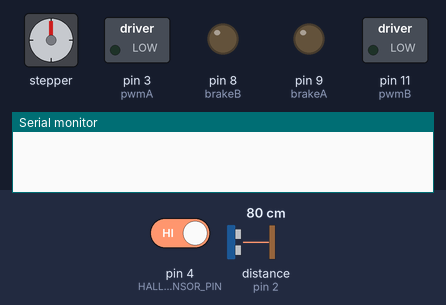
The sketch below on a simulated Arduino Uno, built with avr-gcc and run on an emulated ATmega328P. Shown: stepper motor, switched loads named in the sketch (green lamp = pin HIGH), output pins drawn as LEDs (lit = HIGH), the last lines printed to the serial monitor. The test bench sets the inputs (shaded band); at power-on: pin 4 (HALL_SENSOR_PIN) HIGH, distance to the obstacle (sensor on pin 2) 80 cm. The echo pulse lasts 58.3 µs per cm; random numbers use the default seed unless the sketch sets one; stepper angles assume 200 steps per turn.

Above: at 0.1 s.
At 6.2 s:
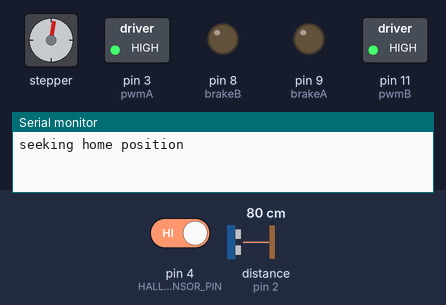
6.3 s: pin 4 (HALL_SENSOR_PIN) driven LOW
8.1 s: distance to the obstacle (sensor on pin 2) set to 2 cm
9.7 s: distance to the obstacle (sensor on pin 2) set to 250 cm
Timing chart, 0 to 12.7 s (numbered marks = the images above; inputs shaded):
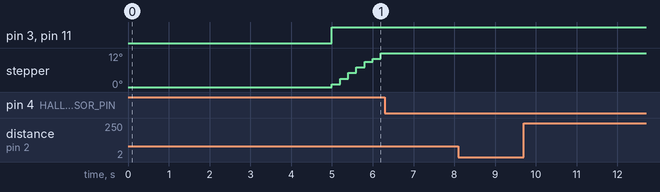

Measured:
- by itself, stepper: keeps turning clockwise at about 10°/s

The sketch:

PrincesRoad.ino
```cpp
#include <Stepper.h>
#include "Direction.h"

// SYSTEM CONFIGURATION: KEYFRAME MOTOR POSITIONS
int positions[] = {35,88,140,188,60,110,160,10};

// SYSTEM CONFIGURATION
const int N_STEPS = 200;								// number of motor steps to rotate 360 degrees  (ie if N_STEPS = 200, each step is 1.8 degrees)
const int HALF_N_STEPS = N_STEPS/2;
const int N_POSITIONS = sizeof(positions) / sizeof(int);
const int MOTION_DETECT_DELAY = 2000; 					// in miliseconds - to reduce double triggers
const int LOOP_DELAY = 200; 							// in miliseconds - this interacts with RANGE_SENSOR_READ_INTERVAL_MS to affect motion sensitivity
const int N_MOVEMENTS_TO_TRIGGER_MOTOR = 4; 			// somebody walking past is probably 2 movements (depending on the value of RANGE_SENSOR_READ_INTERVAL_MS)
const int RANGE_SENSOR_DIFFERENCE_THRESHOLD = 12;		// in inches
const int RANGE_SENSOR_READ_INTERVAL_MS = 1500;			// delay between attepts to detect motion
const int RANGE_SENSOR_MAX_RANGE = 85; 					// in inches. to calm sensor jitter, we ignore readings larger than this.
const int STEPPER_SPEED = 3; 							// motor speed (in rpm?)
const int STARTUP_DELAY_BEFORE_INIT_MOTOR = 5000; 		// in miliseconds

// ARDUINO PIN CONFIGURATION
const int pwmA = 3;
const int pwmB = 11;
const int brakeA = 9;
const int brakeB = 8;
const int dirA = 12;
const int dirB = 13;
const int HALL_SENSOR_PIN = 4;
const int RANGE_SENSOR_PIN = 2;

// STATE
unsigned long lastTriggerTime = 0;
unsigned long lastSensorReadTime = 0;
long lastSensorReadValue = 0;
int movementsCounted = 0;
int currentMotorStep = 0;
int toggleCounter = 0;
bool motorRequiresInit = false;
bool motorHomeIsSet = false;
bool firstTime = true;

// PROPERTIES
Stepper motor(N_STEPS, dirA, dirB);

///////////////////////////////////////////////////////////
#pragma mark arduino lifecycle

void setup() {
	Serial.begin(9600);
	lastTriggerTime = lastSensorReadTime = millis();
}

void loop() {
	/*
	// for motor testing only - comment out in production
	if (firstTime){
		delay(STARTUP_DELAY_BEFORE_INIT_MOTOR);
		initMotor();
		findHomePosition();
		firstTime = false;
	} else {
		currentMotorStep = currentMotorStep + 1;
		motor.step(2000);
		Serial.println(currentMotorStep);
		delay(1000000);
	} */

	if (motorHomeIsSet){
		if (movementDetected()){
			movementsCounted = movementsCounted + 1;
			Serial.print("Movements before trigger: ");
			Serial.println(N_MOVEMENTS_TO_TRIGGER_MOTOR - movementsCounted);
			if (movementsCounted >= N_MOVEMENTS_TO_TRIGGER_MOTOR){
				Serial.println("triggering motor");
				triggerMotor();
				movementsCounted = 0;
				lastSensorReadValue = 0;
				// TODO - maybe wait after motor triggered if feedback is that it's too active
			}
			delay(MOTION_DETECT_DELAY); // wait a couple for seconds before we look for further movement
		}
	} else {
		// motor home is not set - this is the first run
		if (firstTime){
			delay(STARTUP_DELAY_BEFORE_INIT_MOTOR);
			initMotor();
			findHomePosition();
			firstTime = false;
		}
		// if motor home isn't set AND it's not the first time, we probably have an error condition - so do nothing....
	}
	delay(LOOP_DELAY);
}


int getNewPosition(){
	return randomPosition(N_POSITIONS,positions);
}

///////////////////////////////////////////////////////////

#pragma mark range sensor
bool movementDetected(){
	bool movement = false;
	unsigned long timeNow = millis();
	if (timeNow > lastSensorReadTime + RANGE_SENSOR_READ_INTERVAL_MS){
		lastSensorReadTime = timeNow;
		long range = readRangeSensor();
		if (range >RANGE_SENSOR_MAX_RANGE) {
			// the range that's returned is erroneous so ignore it
			Serial.print("ignoring a bad range of: ");
			Serial.println(range);
		} else {
			if (lastSensorReadValue != 0){
				int difference = abs(lastSensorReadValue - range);
				/*
				Serial.print("range: ");
				Serial.print(range);
				Serial.print(" difference: ");
				Serial.print(range);
				Serial.print(" threshold: ");
				Serial.println(RANGE_SENSOR_DIFFERENCE_THRESHOLD);
				*/
				if ( difference > RANGE_SENSOR_DIFFERENCE_THRESHOLD){
					Serial.print("movement detected from ");
					Serial.print(lastSensorReadValue);
					Serial.print(" to ");
					Serial.println(range);
					movement = true;
				}
			}
			lastSensorReadValue = range;
		}
	}
	return movement;
}

long readRangeSensor(){
	Serial.print(".");
	long duration, inches;
	pinMode(RANGE_SENSOR_PIN, OUTPUT);
	digitalWrite(RANGE_SENSOR_PIN, LOW);
  	delayMicroseconds(2);
  	digitalWrite(RANGE_SENSOR_PIN, HIGH);
  	delayMicroseconds(5);
  	digitalWrite(RANGE_SENSOR_PIN, LOW);

  	pinMode(RANGE_SENSOR_PIN, INPUT);
  	duration = pulseIn(RANGE_SENSOR_PIN, HIGH);
  	inches = microsecondsToInches(duration);
	return inches;
}

long microsecondsToInches(long microseconds) {
  // According to Parallax's datasheet for the PING))), there are
  // 73.746 microseconds per inch (i.e. sound travels at 1130 feet per
  // second).  This gives the distance travelled by the ping, outbound
  // and return, so we divide by 2 to get the distance of the obstacle.
  // See: http://www.parallax.com/dl/docs/prod/acc/28015-PING-v1.3.pdf
  return microseconds / 74 / 2;
}

///////////////////////////////////////////////
#pragma mark motor

void testMotor(){
	if (motorRequiresInit) initMotor();
	Serial.println("motor will go 200");
	motor.step(200);
	delay(10000);
}

void triggerMotor(){
	Serial.println("motor triggered");
	int newStep = getNewPosition();
	int driveSteps = shortRoute(currentMotorStep,newStep);
	Serial.print("motor will go ");
	Serial.print(driveSteps);
	Serial.print(" from ");
	Serial.print(currentMotorStep);
	Serial.print(" to ");
	Serial.println(newStep);
	motor.step(driveSteps); // TODO: uncomment to drive!
	currentMotorStep = newStep; // strictly not true until the motor has finished, but should be covered by the delay between triggers
}

void initMotor(){
	motor.setSpeed(STEPPER_SPEED);

	// init pins
	pinMode(pwmA, OUTPUT);
	pinMode(pwmB, OUTPUT);
	pinMode(brakeA, OUTPUT);
	pinMode(brakeB, OUTPUT);

	// pwm on
	 digitalWrite(pwmA, HIGH);
	 digitalWrite(pwmB, HIGH);

	// brakes off
	digitalWrite(brakeA, LOW);
	digitalWrite(brakeB, LOW);
	motorRequiresInit = true;
}

bool hallSensorAtHome(){
	int hallState = digitalRead(HALL_SENSOR_PIN);
	return (hallState == LOW);
}

void findHomePosition(){
	pinMode(HALL_SENSOR_PIN, INPUT);
	Serial.println("seeking home position");
	int steps_tried = 0;
	while(1){
		if (hallSensorAtHome()) break;
		motor.step(1);
		steps_tried ++;
		if (steps_tried > (N_STEPS*2)){
			Serial.println("tried to find home for 2 full revolutions. giving up. power cycle to try again :(");
			while (1){
				; // infinite loop of sadness
			}
		}
		delay(100);
	}
	Serial.println("found home");
	currentMotorStep = 0;
	motorHomeIsSet = true;
}

///////////////////////////////////////////////
#pragma mark direction

Direction randomDirection(){
	return (random(2) ? CLOCKWISE : ANTICLOCKWISE);
}
int shortRoute(int start, int end){
	int shortdelta = (end - start) % N_STEPS;
	if (shortdelta != shortdelta % HALF_N_STEPS) {
		shortdelta = (shortdelta < 0) ? shortdelta + N_STEPS : shortdelta - N_STEPS;
	}
	return shortdelta;
}
int longRoute(int start, int end){
	int shortdelta = shortRoute(start,end);
	int longdelta = (shortdelta < 0) ? shortdelta + N_STEPS : shortdelta - N_STEPS;
	return longdelta;
}
bool isInChosenDirection(int start, int end, Direction direction){
	int route = shortRoute(start,end);
	if (direction == CLOCKWISE){
		return (route > 0);
	} else {
		return (route < 0);
	}
}
int randomPosition(int nAllPositions, int * allPositions){
	int positionChosen = 0;

	// choose a random direction
	Direction direction = randomDirection();

	// filter positions to select only positions the shortest route to which is in the chosen direction
	int nFilteredPositions = 0;
	int filteredPositions[nAllPositions];
	for (int i=0;i<nAllPositions;i++){
		filteredPositions[i] = 0;
	}
	for (int i=0;i<nAllPositions;i++){
		int candidate = allPositions[i];
		if (isInChosenDirection(currentMotorStep,candidate,direction)){
			filteredPositions[nFilteredPositions] = candidate;
			nFilteredPositions++;
		}
	}

	// choose a random position from the filtered list
	if (nFilteredPositions > 0){
		positionChosen = filteredPositions[random(nFilteredPositions)];
	}
	return positionChosen;
}
int realposition(int p){
	int effective = p % N_STEPS;
	if (p < 0) effective = (N_STEPS + effective) % N_STEPS;
	return effective;
}

/*

int randomPosition(){
  int r = (random(N_POSITIONS/2) + 1) * (N_STEPS / N_POSITIONS);
  return random(2) ? r : -r;
}

int randomPosition(){
  int r = random(5) * 25;
  return random(2) ? r : -r;
}

*/
```

Direction.h
```cpp
#ifndef _direction_h
#define _direction_h

enum Direction {CLOCKWISE,ANTICLOCKWISE};

#endif
```
